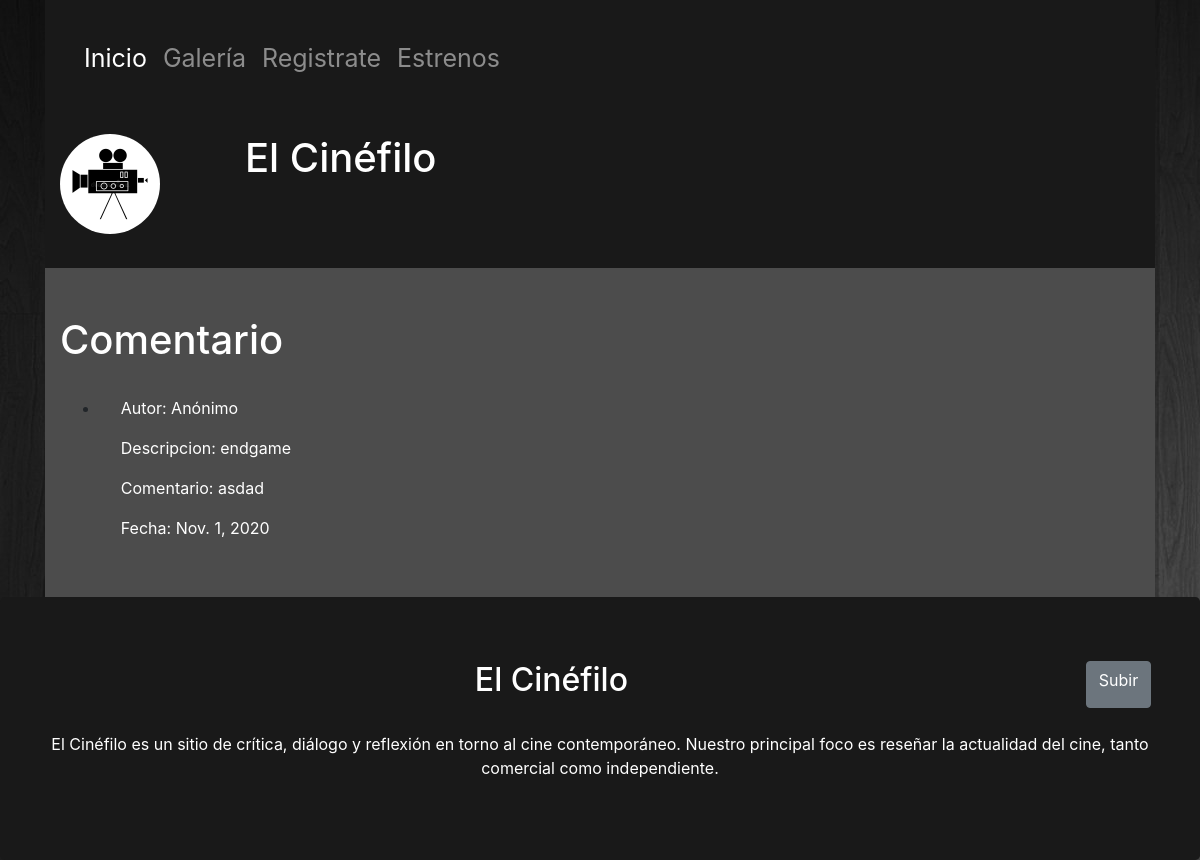
The page /peliculas/comentario/endgame/1 on the database its author committed.
### peliculas/models.py (models this page shows, shortened)
class ComentarioEndgame(models.Model):
    id = models.AutoField(primary_key=True)
    descripcion = models.CharField(max_length=50)
    comentario = models.TextField(max_length=1000)
    fecha = models.DateField(null=True, blank=True)
    class Meta:
        ordering = ['fecha']

### peliculas/views.py (the view)
# urls.py: path('comentario/endgame/<int:pk>', views.EndgameDetailView.as_view(), name='comentarioEndgame-detail'),
class EndgameDetailView(generic.DetailView):
    model = ComentarioEndgame

### peliculas/templates/peliculas/comentarioendgame_detail.html
{% extends "base_generic.html" %}
{% block content %}
	<div class="container cuerpo" style="margin-bottom: -2%;">
	<br><br>
	<h1>Comentario</h1>
	<br>
		<ul>
			<li>
				<p class="letra-cuerpo" style="margin-left: 2%;!important">Autor: Anónimo</p>
				<p class="letra-cuerpo" style="margin-left: 2%;!important">Descripcion: {{ comentarioendgame.descripcion }}</a></p>
				<p class="letra-cuerpo" style="margin-left: 2%;!important">Comentario: {{comentarioendgame.comentario}}</p>
				<p class="letra-cuerpo" style="margin-left: 2%;!important">Fecha: {{comentarioendgame.fecha}}</p><br><br>
			</li>
		</ul>
	</div>
{% endblock %}

### peliculas/static/css/estilos.css (style rules this page uses)
body { background: url('../img/fondo.jpg'); background-color: #2c2c2c; background-repeat: no-repeat; background-attachment: fixed; }
@media (min-width: 306px) { h1 { font-size: 250%; color:#fff; } }
.cuerpo { width: 100%; background-color: #4c4c4c; }
.letra-cuerpo { color:#fff; text-align: justify; margin-left: 10%; margin-right: 10%; }

### rows shown on the page
ComentarioEndgame: descripcion "endgame", comentario "asdad", fecha "Nov. 1, 2020"
